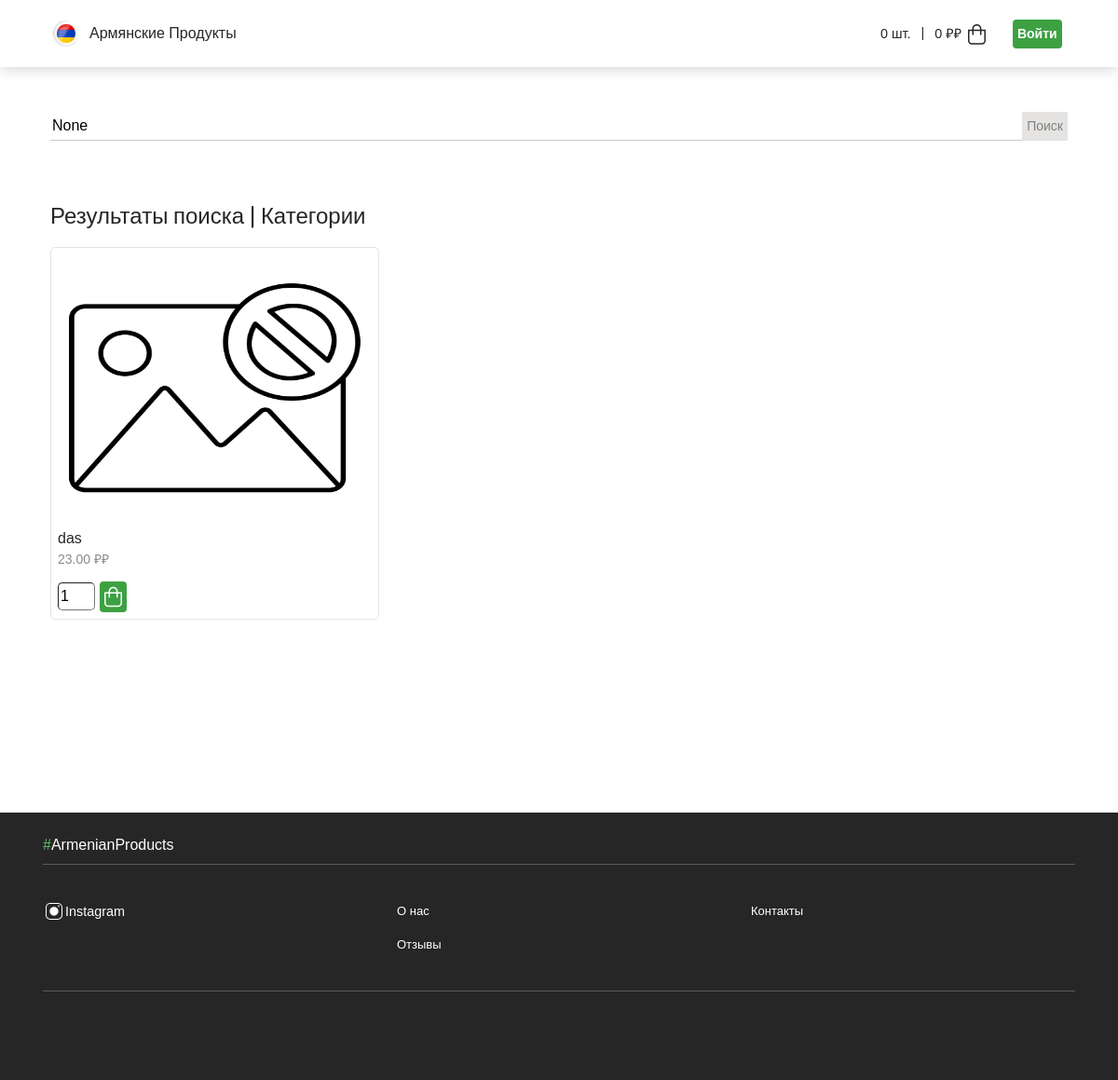
The app's page /search/ with its own data.
### grocery_store/models.py (models this page shows, shortened)
class Product(models.Model):
    in_stock = models.BooleanField(default=True, verbose_name='В наличии')
    title = models.TextField(max_length=100, verbose_name='Наименование')
    time_create = models.DateTimeField(auto_now_add=True, verbose_name='Добавлено')
    time_update = models.DateTimeField(auto_now=True, verbose_name='Изменено')
    photo = models.ImageField(upload_to="photos/%Y/%m/%d/", default="photos/default.png", verbose_name='Фото')
    description = models.TextField(max_length=1024, default=None, blank=True, null=True,verbose_name='Описание')
    composition = models.TextField(max_length=1024, default=None, blank=True, null=True, verbose_name='Состав')
    nutritional_value = models.TextField(max_length=512, default=None, blank=True, null=True, verbose_name='Пищевая ценность')
    weight = models.PositiveIntegerField(blank=True, null=True, verbose_name='Масса')
    price = models.DecimalField(verbose_name='Цена', max_digits=10, decimal_places=2)
    price_with_discount = models.DecimalField(verbose_name='Цена со скидкой',  default=None, blank=True, null=True,  decimal_places=2, max_digits=10)
    category = models.ForeignKey('Category', on_delete=models.PROTECT, null=True, verbose_name='Категория')
    class Meta:
        verbose_name = "Продукт"
        verbose_name_plural = "Продукты"
        ordering = ['title']

### grocery_store/views.py (the view, shortened to what this page needs)
# urls.py: path('search/', SearchResultsView.as_view(), name = 'search'),
class SearchResultsView(ListView):
    paginate_by = 15
    model = Product
    template_name = 'grocery_store/product_list.html'
    context_object_name = 'products'
    def get_queryset(self):
        query = self.request.GET.get('search-input-main')
        if not query:
            return Product.objects.order_by('-time_create')
    def get_context_data(self, *, object_list=None, **kwargs):
        context = super().get_context_data(**kwargs)
        context['title'] = context['category'] = 'Результаты поиска'
        context['search_by'] = self.request.GET.get('search-input-main')
        context['form'] = CartAddProductForm()
        return context

### cart/forms.py
class CartAddProductForm(forms.Form):
    quantity = forms.IntegerField(label="",
                                widget=forms.NumberInput(attrs={"id": 'cart-amount', "value": 1}),
                                max_value=99,
                                min_value=1,
                                validators=[quantity_validation])
    update = forms.BooleanField(required=False,
                                initial=False,
                                widget=forms.HiddenInput)

### cart/cart.py (called while the page is built)
    def __len__(self):
        return sum(item['quantity'] for item in self.cart.values())

    def get_amount(self):
        return self.__len__()

    def get_total_price(self):
        return sum(Decimal(item['price']) * item['quantity'] for item in self.cart.values())

### cart/context_processors.py (called while the page is built)
def cart(request):
    return {'cart': Cart(request)}

### grocery_store/templatetags/floattags.py (called while the page is built)
def formatted_float(value):
    return str(value).replace(',','.')

### grocery_store/templates/grocery_store/product_list.html (shortened to what this page needs)
{% extends "grocery_store/main.html" %}
{% block "content" %}
{% load floattags %}
    {% include elements|add:"/search_container.html" with search_by=search_by %}
<div class="container">
    <h2 class="stores-header">{{ title }} | <a href="{% url 'categories' %}">Категории</a> </h2>
    <div class="stores-cards">
{% if products %}
{% for product in products %}
{% if product.in_stock %}
        <div  class="stores-card">
      <a href="{% url 'product_page' product.id %}">
        <div class="stores-card-pic">
          <img class="transition-fix" id="product-card-pic" src="{{ product.photo.url }}"
            alt="{{ product.name }}">
        </div>
          <div class="product-description">
          <div>{{ product.title }}</div>
              {% if product.price_with_discount %}
                      <div class="store-type"><s style="color: red;">{{ product.price|formatted_float }} ₽₽</s>&nbsp;&nbsp;&nbsp;{{ product.price_with_discount|formatted_float }} ₽₽</div>
              {% else %}
                <div class="store-type">{{ product.price|formatted_float }} ₽₽</div>
              {% endif %}
          </div>
      </a>
  {% firstof "grocery_store/elements" as elements %}
  {% include elements|add:"/cart_add_form.html" %}
        </div>
{% endif %}
{% endfor %}
{% else %}
        <p>Ничего не найдено</p>
{% endif %}
    </div>
  </div>
  {% firstof "grocery_store/elements" as elements %}
{% endblock %}

### grocery_store/templates/grocery_store/elements/cart_add_form.html (shortened to what this page needs)
{% load static %}
<form action="{% url 'cart:cart_add' product.id %}" class="list-cart-form" method="post">
  {{ form }}
  <button type="submit" value="В корзину"><img src="{% static 'grocery_store/images/header/white_basket.svg' %}" alt="Корзина"></button>
</form>

### grocery_store/static/grocery_store/css/universal/tricks.css (style rules this page uses)
::placeholder { color: var(--color-placeholder); }
.transition-fix { transform: rotate(0.00000000001deg); }
html { scroll-behavior: smooth; }

### grocery_store/static/grocery_store/css/common.css (style rules this page uses)
:root { --color-main: #5cbc61; --color-dark: #262626; --color-light: white; --color-lightergray: #f9f9f9; --color-lightgray: #efefef; --color-gray: #cacaca; --color-darkgray: #8a8a8a; --color-darkergray: #5c5c5c; --color-darkestgray: #3b3b3b; --color-placeholder: var(--color-gray); --container-padding-x: 8px; --border-radius: 3px; --scroller-size: 80px; --scroller-size-small: 64px; --max-width: 1124px; font-family: Roboto, 'Segoe UI', Oxygen, Ubuntu, Cantarell, 'Open Sans', -apple-system, BlinkMacSystemFont, 'Helvetica Neue', sans-serif; font-weight: 400; font-size: var(--font-size); color: var(--color-dark); }
h1, h2, h3, h4, h5, h6 { font-weight: 400; }
a { text-decoration: none; color: inherit; transition: color 0.3s; }
.container { padding: 0 var(--container-padding-x); margin: auto; }
@media screen and (min-width: 769px) { .container { max-width: var(--max-width); } }

### grocery_store/static/grocery_store/css/stores.css (style rules this page uses)
.stores-cards { display: grid; grid-template-columns: 1fr 1fr 1fr; grid-gap: 16px; margin-bottom: 50px; }
.stores-header { margin-top: 15px; margin-bottom: 15px; }
.stores-card { text-decoration: none; color: var(--color-dark); border: solid #E5E4E2 1px; border-radius: 5px; display: flex; flex-direction: column; justify-content: space-between; }
.stores-card-pic { width: 100%; border-radius: var(--border-radius); overflow: hidden; }
.stores-card-pic img { transition: 0.3s; width: 100%; overflow: hidden; min-height: 300px; max-height: 300px; }
.store-type { color: var(--color-darkgray); font-size: 0.875rem; }
.store-name, .store-time, .store-type { margin-bottom: 0.35rem; }
.list-cart-form { display: flex; align-items: center; margin: 7px; }
#cart-amount { width: 40px; border-radius: 5px; border-width: 1px; height: 30px; margin-right: 5px; }
.product-description { margin-left: 7px; }

### grocery_store/static/grocery_store/css/cart.css (style rules this page uses)
body { margin:0; padding:0; font-family:helvetica, sans-serif; }
h1, h2, h3, h4, h5 , h6 { font-family: 'Ubuntu', sans-serif; font-weight:normal; }
a.button, button[type="submit"], input[type="submit"] { color:#fff; background:#3da142; transition: background 0.3s ease-in; border-radius:4px; padding:5px; font-size:14px; border:0; }

### records on screen
Product: photo (placeholder picture), title "das", price "23.00", quantity "1", in_stock True (drawn)

### other values on screen
{{ cart.get_amount }} "0"
{{ cart.get_total_price }} "0"
{{ title }} "Результаты поиска"
